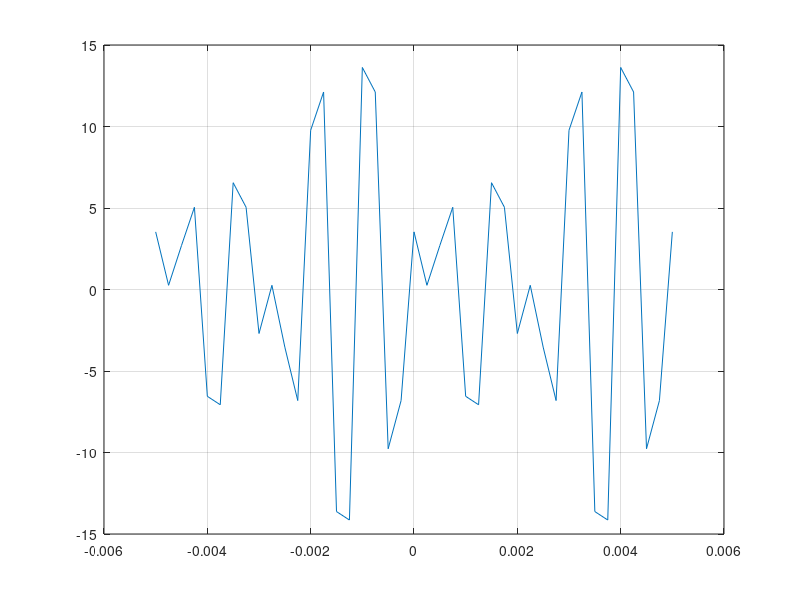

Recreate this plot in MATLAB. (Note: this script raises an error after producing the figure.)


f0 = 1/4;
% tt = -5 : 1/10000 : 5;
tt = -3*f0 : 1/100 : 3*f0;
xx = exp(1j * -2 * tt);

plot(tt, xx)
grid on

% tt = -3*f0 : 1/100 : 3*f0;
%%


tt = -0.005 : 1/10000000 : 0.005;
x = ( 5 + 15 * cos(500 * pi .* tt + (pi/2)) ) .* cos(2000 * pi .* tt - (pi/4));

plot(tt, x)
grid on


%% 

tt = -0.005 : 1/4000 : 0.005;
% tt = linspace(-0.005, 0.005, 4000);
x = ( 5 + 15 * cos(400 * pi .* tt + (pi/2))) .* cos(2000 * pi .* tt - (pi/4));

plot(tt, x)
grid on
figure
spectrogram(x,2,1,1024,4000, 'yaxis')




%% 

tt = -0.005 : 1/10000 : 0.005;
x =  15 + 8 * cos(2*pi*2000 .* tt - pi) .* 4 .* cos(2*pi*7000 .* tt + (3 * pi/4));

plot(tt, x)
grid on
figure
spectrogram(x,2,1,1024,10000, 'yaxis')




